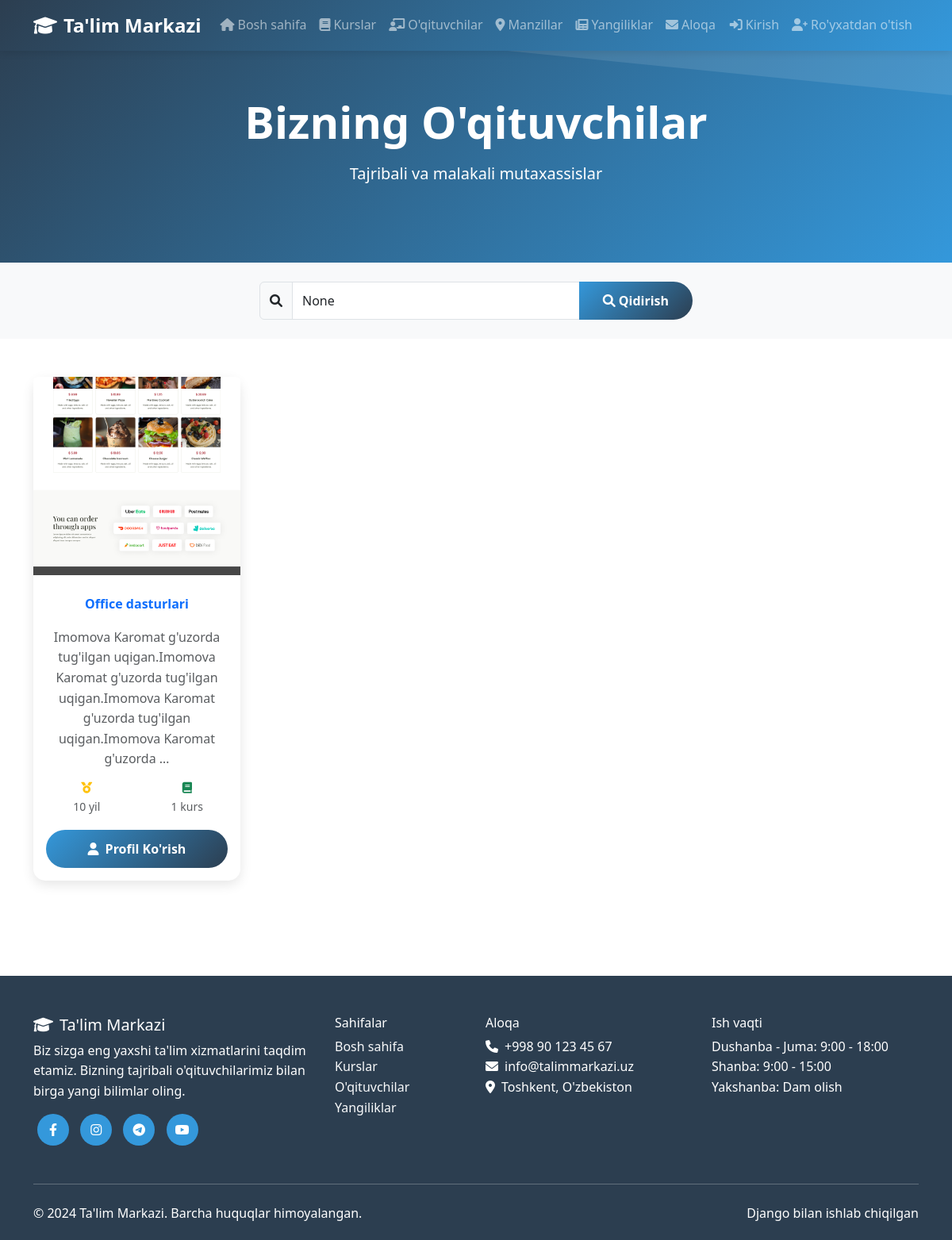
Screenshot of /teachers/ with the database file from the repository.
### main/models.py (models this page shows, shortened)
class Teacher(models.Model):
    user = models.OneToOneField(User, on_delete=models.CASCADE)
    bio = models.TextField(verbose_name="Biografiya")
    experience = models.PositiveIntegerField(verbose_name="Tajriba (yil)")
    subject = models.CharField(max_length=200, verbose_name="Fan")
    image = models.ImageField(upload_to='teachers/', verbose_name="Rasm")
    phone = models.CharField(max_length=20, verbose_name="Telefon")
    created_at = models.DateTimeField(auto_now_add=True)
    class Meta:
        verbose_name = "O'qituvchi"
        verbose_name_plural = "O'qituvchilar"

### main/views.py (the view)
# urls.py: path('teachers/', views.teachers, name='teachers'),
def teachers(request):
    teacher_list = Teacher.objects.all()
    search_query = request.GET.get('search')
    if search_query:
        teacher_list = teacher_list.filter(
            Q(user__first_name__icontains=search_query) |
            Q(user__last_name__icontains=search_query) |
            Q(subject__icontains=search_query)
        )
    paginator = Paginator(teacher_list, 8)
    page_number = request.GET.get('page')
    teachers = paginator.get_page(page_number)
    context = {
        'teachers': teachers,
        'search_query': search_query,
    }
    return render(request, 'main/teachers.html', context)

### templates/main/teachers.html (shortened to what this page needs)
{% extends 'base.html' %}
{% block content %}
<section class="hero-section" style="padding: 120px 0 80px;">
    <div class="container">
        <div class="row">
            <div class="col-12 text-center text-white">
                <h1 class="display-4 fw-bold mb-3" data-aos="fade-up">Bizning O'qituvchilar</h1>
                <p class="lead" data-aos="fade-up" data-aos-delay="100">
                    Tajribali va malakali mutaxassislar
                </p>
            </div>
        </div>
    </div>
</section>
<section class="py-4 bg-light">
    <div class="container">
        <div class="row">
            <div class="col-lg-6 mx-auto">
                <form method="GET">
                    <div class="input-group">
                        <span class="input-group-text"><i class="fas fa-search"></i></span>
                        <input type="text" class="form-control" name="search"
                               placeholder="O'qituvchi ismi yoki fan bo'yicha qidiring..."
                               value="{{ search_query }}">
                        <button type="submit" class="btn btn-primary">
                            <i class="fas fa-search me-1"></i>Qidirish
                        </button>
                    </div>
                </form>
            </div>
        </div>
    </div>
</section>
<section class="py-5">
    <div class="container">
        <div class="row">
            {% for teacher in teachers %}
            <div class="col-lg-3 col-md-6 mb-4" data-aos="fade-up" data-aos-delay="{{ forloop.counter|add:100 }}">
                <div class="card teacher-card h-100 text-center">
                    {% if teacher.image %}
                        <img src="{{ teacher.image.url }}" class="card-img-top" alt="{{ teacher.user.get_full_name }}">
                    {% else %}
                        <div class="card-img-top bg-primary text-white d-flex align-items-center justify-content-center"
                             style="height: 250px; font-size: 4rem;">
                            {{ teacher.user.first_name.0 }}{{ teacher.user.last_name.0 }}
                        </div>
                    {% endif %}
                    <div class="card-body d-flex flex-column">
                        <p class="text-primary fw-bold">{{ teacher.subject }}</p>
                        <p class="card-text text-muted flex-grow-1">{{ teacher.bio|truncatewords:15 }}</p>
                        <div class="teacher-stats mb-3">
                            <div class="row text-center">
                                <div class="col-6">
                                    <small class="text-muted">
                                        <i class="fas fa-medal d-block mb-1 text-warning"></i>
                                        {{ teacher.experience }} yil
                                    </small>
                                </div>
                                <div class="col-6">
                                    <small class="text-muted">
                                        <i class="fas fa-book d-block mb-1 text-success"></i>
                                        {{ teacher.course_set.count }} kurs
                                    </small>
                                </div>
                            </div>
                        </div>
                        <div class="mt-auto">
                            <a href="{% url 'teacher_detail' teacher.pk %}" class="btn btn-primary w-100">
                                <i class="fas fa-user me-2"></i>Profil Ko'rish
                            </a>
                        </div>
                    </div>
                </div>
            </div>
            {% endfor %}
        </div>
    </div>
</section>
{% endblock %}

### templates/base.html (style rules this page uses)
:root { --primary-color: #2c3e50; --secondary-color: #3498db; --accent-color: #e74c3c; --success-color: #27ae60; --warning-color: #f39c12; --light-bg: #f8f9fa; }
body { font-family: 'Segoe UI', Tahoma, Geneva, Verdana, sans-serif; line-height: 1.6; }
.hero-section { background: linear-gradient(135deg, var(--primary-color), var(--secondary-color)); color: white; padding: 100px 0; position: relative; overflow: hidden; }
.hero-section::before { content: ''; position: absolute; top: 0; left: 0; right: 0; bottom: 0; background-size: cover; }
.card { border: none; border-radius: 15px; box-shadow: 0 5px 15px rgba(0,0,0,0.1); transition: all 0.3s ease; }
.btn-primary { background: linear-gradient(135deg, var(--secondary-color), var(--primary-color)); border: none; border-radius: 25px; padding: 12px 30px; font-weight: 600; transition: all 0.3s ease; }
.teacher-card .card-img-top { height: 250px; object-fit: cover; }

### rows the page displays
Teacher: image (picture), subject "Office dasturlari", bio "Imomova Karomat g'uzorda tug'ilgan uqigan.Imomova Karomat g'uzorda tug'ilgan uqigan.Imomova Karomat g'uzorda tug'ilgan uqigan.Imomova Karomat g'uzorda …", experience "10", course_set.count "1"
